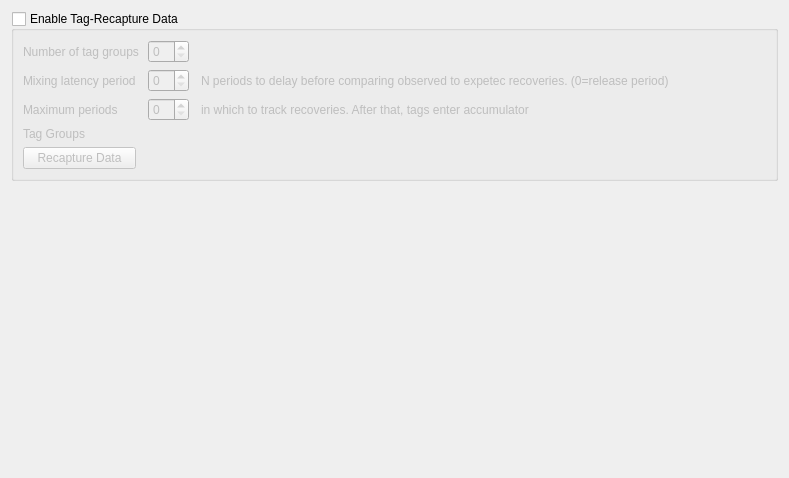
         <widget class="QWidget" name="scrollAreaWidgetContents">
          <property name="geometry">
           <rect>
            <x>0</x>
            <y>0</y>
            <width>789</width>
            <height>478</height>
           </rect>
          </property>
          <layout class="QVBoxLayout" name="verticalLayout_11">
           <item>
            <widget class="QGroupBox" name="groupBox_tag">
             <property name="title">
              <string>Enable Tag-Recapture Data</string>
             </property>
             <property name="checkable">
              <bool>true</bool>
             </property>
             <property name="checked">
              <bool>false</bool>
             </property>
             <layout class="QGridLayout" name="gridLayout_4">
              <item row="0" column="2">
               <widget class="QSpinBox" name="spinBox_tag_num_groups"/>
              </item>
              <item row="3" column="0">
               <widget class="QLabel" name="label_tag_release_data">
                <property name="text">
                 <string>Tag Groups</string>
                </property>
               </widget>
              </item>
              <item row="5" column="0">
               <widget class="QPushButton" name="pushButton_tag_rec_obs">
                <property name="text">
                 <string>Recapture Data</string>
                </property>
               </widget>
              </item>
              <item row="2" column="5">
               <spacer name="horizontalSpacer_tag">
                <property name="orientation">
                 <enum>Qt::Horizontal</enum>
                </property>
                <property name="sizeHint" stdset="0">
                 <size>
                  <width>54</width>
                  <height>20</height>
                 </size>
                </property>
               </spacer>
              </item>
              <item row="0" column="4">
               <spacer name="horizontalSpacer_tag_num_groups">
                <property name="orientation">
                 <enum>Qt::Horizontal</enum>
                </property>
                <property name="sizeHint" stdset="0">
                 <size>
                  <width>40</width>
                  <height>20</height>
                 </size>
                </property>
               </spacer>
              </item>
              <item row="4" column="0" colspan="5">
               <layout class="QHBoxLayout" name="horizontalLayout_tag_reldata"/>
              </item>
              <item row="1" column="4">
               <widget class="QLabel" name="label_tag_latency_info">
                <property name="text">
                 <string>N periods to delay before comparing observed to expetec recoveries. (0=release period)</string>
                </property>
               </widget>
              </item>
              <item row="1" column="0">
               <widget class="QLabel" name="label_tag_latency_period">
                <property name="text">
                 <string>Mixing latency period</string>
                </property>
               </widget>
              </item>
              <item row="1" column="2">
               <widget class="QSpinBox" name="spinBox_tag_latency"/>
              </item>
              <item row="0" column="0" colspan="2">
               <widget class="QLabel" name="label_tag_num_groups">
                <property name="text">
                 <string>Number of tag groups</string>
                </property>
               </widget>
              </item>
              <item row="2" column="0">
               <widget class="QLabel" name="label_tag_max_periods">
                <property name="text">
                 <string>Maximum periods</string>
                </property>
               </widget>
              </item>
              <item row="2" column="2">
               <widget class="QSpinBox" name="spinBox_tag_max_per"/>
              </item>
              <item row="2" column="4">
               <widget class="QLabel" name="label_tag_max_info">
                <property name="text">
                 <string>in which to track recoveries. After that, tags enter accumulator</string>
                </property>
               </widget>
              </item>
             </layout>
            </widget>
           </item>
           <item>
            <spacer name="verticalSpacer_tag_rec_obs">
             <property name="orientation">
              <enum>Qt::Vertical</enum>
             </property>
             <property name="sizeHint" stdset="0">
              <size>
               <width>20</width>
               <height>40</height>
              </size>
             </property>
            </spacer>
           </item>
          </layout>
         </widget>
